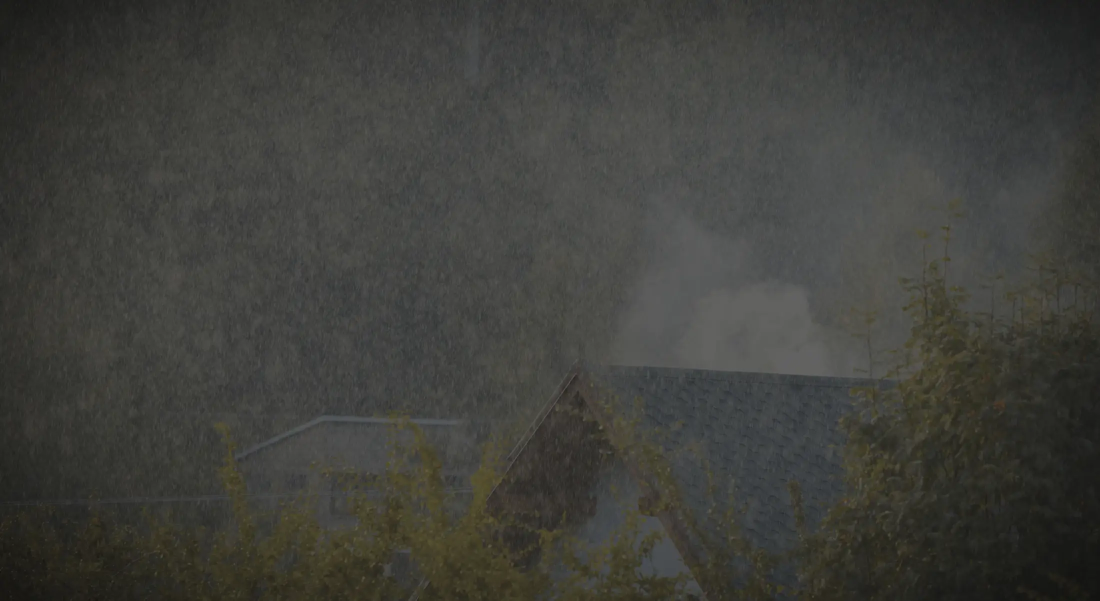
#> input picture images/hero-rain-roof.webp, 2200 x 1201 px, given in place of logo-lockup-white.png, which was not available (shown at 1/2 size)
$ python email_series_pdf.py
#> lines starting #> are read from the running program, lines starting #| are printed output that depends on the picture; pictures that were not available may be replaced by others from this repository, and a replacement may not be noted
### tools/social_render.py
#!/usr/bin/env python3
"""
Mistletoe Construction — social graphics renderer.
Reads post JSON from social/content/*.json, renders 1080x1350 PNGs to social/out/.
Brand: Edmund display (uppercase), Mulish body, evergreen + brand green + parchment.
Usage: python3 tools/social_render.py [--only d01a] [--sample]
"""
import json, os, sys, glob, math, random
from PIL import Image, ImageDraw, ImageFont, ImageFilter, ImageEnhance

ROOT = os.path.dirname(os.path.dirname(os.path.abspath(__file__)))
W, H = 1080, 1350
OUT = os.path.join(ROOT, "social", "out")

# ---------- Palette ----------
PINE950 = (18, 41, 26); PINE900 = (27, 61, 38); PINE800 = (35, 76, 48)
GREEN = (63, 145, 40); GREEN_B = (74, 167, 46); GREEN_L = (92, 187, 60)
PARCH = (245, 246, 243); CREAM = (252, 253, 251); MIST = (219, 229, 220)
INK = (31, 31, 31); INK_SOFT = (74, 82, 76); SAGE = (125, 154, 130)
WHITE = (255, 255, 255)

# ---------- Fonts ----------
def edmund(size): return ImageFont.truetype(os.path.join(ROOT, "fonts/edmund-bold.ttf"), size)
def mulish(size, weight=400):
    f = ImageFont.truetype(os.path.join(ROOT, "fonts/mulish-var.ttf"), size)
    f.set_variation_by_axes([weight]); return f

# ---------- Assets ----------
LOGO_WHITE = Image.open(os.path.join(ROOT, "images/logo-lockup-white.png")).convert("RGBA")
LOGO_BADGE = Image.open(os.path.join(ROOT, "images/logo-badge.png")).convert("RGBA")
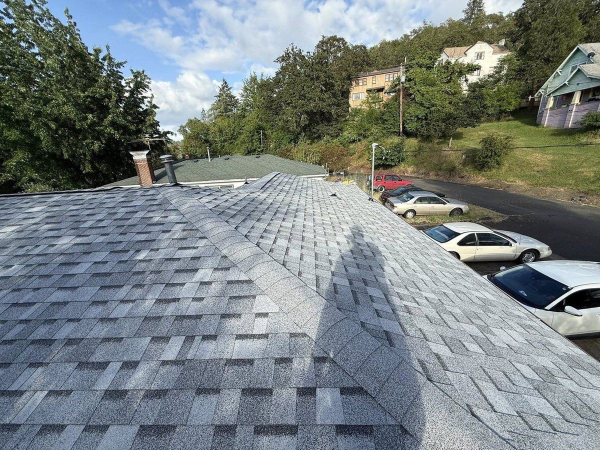
#> input picture images/project-1.jpg, 1200 x 900 px, given in place of logo-badge.png, which was not available (shown at 1/2 size)

def tint_dark_logo(img):
    """Recolor badge logo pixels to pine900 keeping alpha (badge is already dark; passthrough)."""
    return img

# ---------- Helpers ----------
# [103 lines left out: functions wrap, display_safe, fit_headline, draw_rain, grad_bg, footer and 4 more, not called in this run]

# ---------- Slide renderers ----------
def base_dark():
    img = grad_bg(PINE950, PINE800); draw_rain(img)
    return img

# [145 lines left out: functions base_light, base_photo, render_slide, cta_slide, render_post, main, not called in this run]

# [2 lines that do not run on import are left out]

### tools/email_series_pdf.py
#!/usr/bin/env python3
"""
Render the realtor educational email series as a stylized, on-brand PDF —
same design language as the social graphics (Edmund display, Mulish body,
evergreen + brand green + parchment). Cover + cadence timeline + the FULL
body of every email (auto-paginated when an email runs long).
Usage: python3 tools/email_series_pdf.py
"""
import os, sys
from PIL import Image, ImageDraw

sys.path.insert(0, os.path.dirname(os.path.abspath(__file__)))
from social_render import (edmund, mulish, wrap, display_safe,
                           PINE950, PINE900, PINE800, GREEN, GREEN_B, GREEN_L,
                           PARCH, CREAM, MIST, INK, INK_SOFT, SAGE, WHITE,
                           LOGO_WHITE, LOGO_BADGE, ROOT)

PW, PH = 1700, 2200
M = 120
BOTTOM = PH - 190
OUT = os.path.join(ROOT, "emails", "Mistletoe-Realtor-Email-Series.pdf")

FROM = "Alex Smith — Mistletoe Construction · alex@hi.mistletoeconstruction.com"
DAYS = [0, 4, 9, 15, 22, 31, 42, 56, 74, 96, 124, 160, 205, 260]

EMAILS = [
{"subject": "A roofer your Douglas County deals can actually count on",
 "body": """Hi {{first_name}},

I'm Alex Smith — I run Mistletoe Construction, a family-owned roofing company out of Riddle (Oregon CCB #255729, Owens Corning contractor). We work every town you sell in, from Roseburg to {{city_or_glide}}.

Here's why I'm in your inbox: roofs kill more Douglas County deals than almost anything else on the inspection report. Moss nobody dealt with, a 24-year-old shingle field, a mystery stain in the attic — and suddenly your closing date is a negotiation.

When that happens, you need a roofer who answers the phone, gets on the roof fast, and gives you a written, photographed answer you can hand to the other side. That's the entire way we operate.

Save this number: (541) 670-5005 — call or text either way. Over the next few weeks I'll send a handful of short notes on how we help agents specifically — pre-listing inspections, repair credits, roof certifications. No spam, and unsubscribing takes one click.

— Alex"""},

{"subject": "Price the roof before the buyer's inspector does",
 "body": """Hi {{first_name}},

The cheapest roof problem is the one your seller finds first.

A pre-listing roof inspection takes us about an hour. You get a written report with photos of every issue — moss, lifted shingles, flashing, boots, gutters — before the buyer's inspector climbs up there with their own camera.

What that buys your listing:
No surprises at negotiation. You already know what's up there and what it costs to fix.
Small fixes before showings. A $400 repair now beats a $4,000 credit demand later.
A document buyers trust. "Roof inspected and serviced last month, report attached" changes how a house reads.

We turn these around fast because listing timelines don't wait. Call or text (541) 670-5005 when you're prepping your next listing — even if the answer is "roof's fine, here's the proof," that's worth having in the folder.

— Alex, Mistletoe Construction · CCB #255729"""},

{"subject": "Repair credit vs. price cut: the roof math that saves deals",
 "body": """Hi {{first_name}},

When a roof issue shows up mid-transaction, there are three ways out — and they are not equal:

Price cut. Fast, but buyers mentally double the real repair cost. A $6,000 roof issue becomes a $12,000 ask.
Repair credit. Better — but lenders cap credits, and the buyer still closes on a broken roof they now have to manage.
Fix it before closing. Usually the cheapest path for your seller — because the repair costs what it costs, not what a nervous buyer fears it costs.

The catch with option three is speed: you need a licensed roofer who can quote from the inspection report within a day or two and get the work done inside the contingency window. That's a lane we've built our scheduling around — written scope, photos of the completed work, documentation for the file.

Next time an inspection report lands with a roofing section that makes everyone frown: (541) 670-5005. We'll give you real numbers the same week.

— Alex, Mistletoe Construction · CCB #255729"""},

{"subject": "That green roof is costing your seller money",
 "body": """Hi {{first_name}},

You've seen it on half your listings: the north roof slope is green. In the Umpqua Valley — 130+ rainy days a year — moss is basically a native species.

Two things every agent should know about it:
It reads as neglect. Buyers see a mossy roof and assume the whole house was maintained the same way. It suppresses offers well beyond the actual cost of fixing it.
Never let anyone pressure wash it. Pressure washing strips the protective granules and can void the shingle warranty — turning a cosmetic issue into a real one. (This one comes up constantly; it's worth remembering.)

Done right — gentle removal, treatment, zinc strips to keep it from coming back — a typical job runs a few hundred dollars and dramatically changes how a listing photographs. We can usually fit pre-listing moss work in fast, because we know photos are waiting.

Green roof on the next walkthrough? (541) 670-5005.

— Alex, Mistletoe Construction · CCB #255729"""},

{"subject": "\"How old is that roof?\" — what underwriters want to see",
 "body": """Hi {{first_name}},

"How old is that roof?" — the question that stalls files. The seller thinks 2012, the county shows no permit, and now underwriting or the buyer's insurer wants answers before anyone signs anything.

What actually satisfies that question is documentation from a licensed contractor: roof type and material, estimated remaining life, and condition of the field, flashing, and penetrations — in writing, with photos, from a company whose license number (CCB #255729) anyone can verify with the state in two minutes.

We write these up after a physical inspection, and they've settled everything from insurance-binder questions to "the appraiser flagged the roof" moments. Wet-season closings especially: insurers get nervous about Oregon roofs from October to May, and a current inspection letter calms the whole file down.

If a transaction needs a roof answer in writing, that's a same-week call for us: (541) 670-5005.

— Alex, Mistletoe Construction · CCB #255729"""},

{"subject": "Your pocket roofer for pending sales (tarps included)",
 "body": """Hi {{first_name}},

Here's the practical one — the three ways agents actually use us:

The 2 a.m. tarp. A storm hits a pending sale, water's coming in, closing is in twelve days. We tarp fast so the deal survives long enough to fix it properly. Save the number now, not that night: (541) 670-5005.
The honest opinion. Text us photos from a walkthrough and we'll tell you straight whether you're looking at a $500 repair or a replacement conversation — before your client falls in love or walks away.
The closing gift that isn't a candle. Our Home Care Membership ($49/mo — annual roof and gutter inspection, storm checks, priority service, photo reports) is a genuinely useful first-year gift for buyers new to Oregon roofs. Some agents cover the first few months; their clients remember it every time it rains.

That's the whole pitch: a licensed local roofer who treats your transaction timeline like it matters. Coffee's on us if you want to put a face to the name.

— Alex Smith, Mistletoe Construction · CCB #255729"""},

{"subject": "The 5 roof red flags you can spot at any showing",
 "body": """Hi {{first_name}},

You don't need to climb a ladder to read a roof. From the driveway, five things tell you most of the story:
Granules in the gutters or the downspout splash — the shingles are shedding their sun protection, and the clock is running.
Curling or cupping edges — heat and age; the field is near the end of its life.
Dark streaks or green fuzz — algae and moss; cosmetic now, costly if ignored.
A sagging or wavy ridgeline — possible decking or moisture trouble underneath; the one to take seriously.
Interior ceiling stains — a leak that's already inside the house.

None of these mean "walk away." They mean "know what you're looking at before you write or price." Spot one on a walkthrough? Snap a photo and text it to me — I'll tell you straight whether it's a $400 fix or a real conversation, no charge and no sales pitch.

Text a roof photo any time: (541) 670-5005.

— Alex, Mistletoe Construction · CCB #255729"""},

{"subject": "Metal vs. asphalt: what to tell buyers in the Umpqua Valley",
 "body": """Hi {{first_name}},

Buyers ask you about roofs, so here's the plain-English version you can repeat with confidence.

Asphalt shingles — most homes here. Lower upfront cost, 20–30 years in our climate, easy to repair and match. The right choice for most sellers and most budgets.

Metal — standing seam or exposed-fastener. Two to three times the cost upfront, but 40–70 years, sheds moss and rain beautifully, and carries a Class A fire rating that matters more every wildfire season. Buyers planning to stay put love it.

The honest answer to "which is better?" is "better for what?" — and being the agent who can actually explain that builds trust fast.

Our full buyer guides are on the site — lifespan, cost, resale — and you're welcome to forward them to any client chewing on the decision. Want the links, or a quick roof read on a specific listing? (541) 670-5005.

— Alex, Mistletoe Construction · CCB #255729"""},

{"subject": "Wildfire season and the roof questions buyers now ask",
 "body": """Hi {{first_name}},

Every summer more Oregon buyers ask the same thing: "Is this house safe if a fire comes through?" The roof is the first honest answer.

Three things worth knowing:
Class A is the standard. Most asphalt and all metal roofs we install carry the top fire rating — embers landing on the roof are the number-one way homes ignite, so this is the real protection.
The edges matter as much as the field. Ember-resistant vents, clean gutters, and enclosed eaves keep embers from getting underneath.
It's an insurance conversation now. Insurers are pricing — and even declining — based on roof age and fire resilience, so a current roof and documentation can keep a policy (and a closing) alive.

If you've got a listing in a higher-risk area, or a buyer who's nervous, I'll do a quick wildfire-resilience read on the roof and put it in writing.

(541) 670-5005.

— Alex, Mistletoe Construction · CCB #255729"""},

{"subject": "How to read a roof inspection report without panicking",
 "body": """Hi {{first_name}},

A roofing section on an inspection report can look scarier than it is. Here's how to triage one in thirty seconds:
Cosmetic / maintenance — moss, minor granule loss, a little debris, worn sealant. Real, cheap, and almost never a deal-breaker.
Component repairs — a few lifted shingles, a flashing detail, a pipe boot. Usually hundreds, not thousands, and quotable fast.
Systemic — widespread curling, multiple leaks, decking damage, a roof past its life. This is the replace-or-negotiate conversation, and it deserves a real number, not a guess.

The mistake is treating all three the same and letting a $600 problem read like a $16,000 one. Send me the report — I'll translate the roofing section into plain language and rough numbers, same day, so you walk into the negotiation knowing exactly where the leverage is.

Forward it any time: (541) 670-5005.

— Alex, Mistletoe Construction · CCB #255729"""},

{"subject": "Add $10k of curb-appeal value from the roofline down",
 "body": """Hi {{first_name}},

The fastest curb-appeal win most sellers skip is the top third of the house.

A tired roofline drags down every listing photo — streaked shingles, a sagging gutter, peeling fascia, a downspout hanging loose. Buyers read it as "deferred maintenance everywhere" before they've seen the kitchen.

The fix is usually cheap relative to the return: a soft-wash moss treatment, gutters cleaned and re-secured, fascia touched up, and — if the shingles are near end-of-life — knowing whether a fresh field is worth it before listing rather than after a lowball.

I'll walk a pre-listing roofline with you and hand over a short, prioritized punch list: what's worth doing, what's not, and what it costs. Most sellers spend a little and photograph a lot better.

Prepping a listing? (541) 670-5005.

— Alex, Mistletoe Construction · CCB #255729"""},

{"subject": "Financing a new roof so the deal still closes",
 "body": """Hi {{first_name}},

Sometimes the roof really does need replacing mid-deal — and that doesn't have to end the transaction. A few paths I've seen close:
Seller replaces before closing. Cleanest for everyone; the cost is the cost, and the listing gets a brand-new-roof headline.
Repair or replacement credit. Works within lender limits; the buyer closes and schedules the work.
Escrow holdback. Funds set aside at closing, roof done right after — keeps the timeline moving.
Buyer financing or our membership. Homeowner financing options, plus a maintenance membership that spreads care over time for buyers new to Oregon roofs.

The key is a fast, firm number so both sides negotiate reality instead of fear. I'll put together a one-page options sheet for a specific deal — real scope, real cost, real timeline — that you can hand to either side.

When a roof is the last thing standing between you and the table: (541) 670-5005.

— Alex, Mistletoe Construction · CCB #255729"""},

{"subject": "Winter listings: the roof problems that show up Nov-Feb",
 "body": """Hi {{first_name}},

Winter is when Oregon roofs tell the truth. The leaks that hid all summer show up the first week of steady rain — right when your winter inventory is trying to close.

What to watch from November on:
Water intrusion at valleys and flashing — summer-dry gaps that only leak under sustained rain.
Overflowing or ice-blocked gutters — water backing up under the shingle edge and into the fascia.
Attic condensation — poor ventilation that reads as a "leak" but is really trapped moisture, and spooks buyers either way.

A quick pre-winter or pre-listing check catches these before they become an inspection surprise or a mid-escrow emergency. And if one does pop during a pending sale, we tarp fast so the closing survives.

Got listings going live this winter? Let's get ahead of it: (541) 670-5005.

— Alex, Mistletoe Construction · CCB #255729"""},

{"subject": "Let's make it official: a referral partnership",
 "body": """Hi {{first_name}},

We've been in each other's orbit for a few months now — so here's the straight ask: let's make it a real partnership.

What that looks like from my side:
Priority service for anyone you send — your clients go to the front of the line, and they get an honest read, not an upsell.
Co-branded pre-listing roof reports — your name and logo on the documentation you hand sellers. It makes you look thorough, because you are.
A real thank-you for referrals that close — I take care of the people who take care of me, and I'll tell you exactly how.

You get a roofer who protects your closings and makes you look good doing it. I get to work with agents who value doing it right. That's the whole deal.

Grab fifteen minutes and let's set it up — coffee's on me: (541) 670-5005.

— Alex Smith, Mistletoe Construction · CCB #255729"""},
]


# [4 lines left out: function safe, not called in this run]


def vgrad(w, h, c1, c2):
#> called with w = 1700, h = 2200, c1 = (18, 41, 26), c2 = (35, 76, 48)
    base = Image.new("RGB", (w, h), c1); top = Image.new("RGB", (w, h), c2)
#> after `base = Image.new('RGB', (w, h), c1)`:
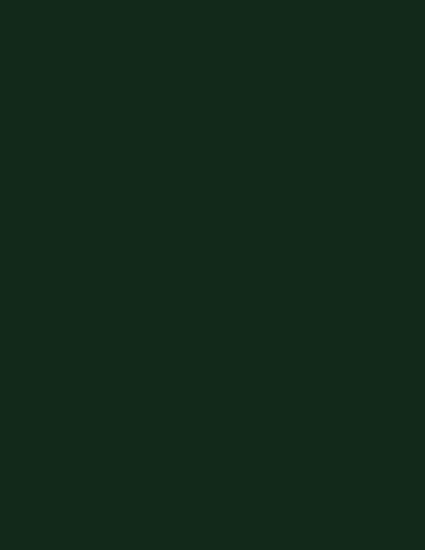
#> base: PIL image 1700x2200 RGB (shown at 1/4 size); mean R, G, B 18, 41, 26
#> after `top = Image.new('RGB', (w, h), c2)`:
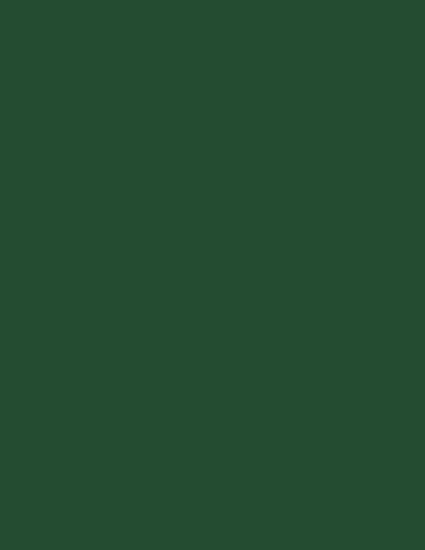
#> top: PIL image 1700x2200 RGB (shown at 1/4 size); mean R, G, B 35, 76, 48
    mask = Image.new("L", (w, h)); md = ImageDraw.Draw(mask)
    for y in range(h):
        md.line([(0, y), (w, y)], fill=int(255 * y / h))
    base.paste(top, (0, 0), mask); return base
#> after `base.paste(top, (0, 0), mask)`:
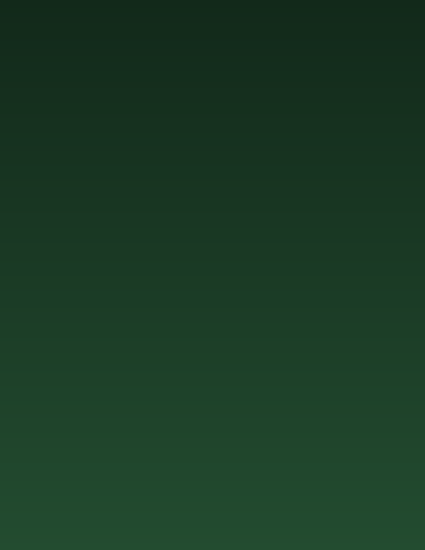
#> base: PIL image 1700x2200 RGB (shown at 1/4 size); mean R, G, B 26.5, 58.4, 37


def rain(d, x0, y0, x1, y1, n=26, alpha=30, seed=11):
#> called with x0 = 0, y0 = 0, x1 = 1700, y1 = 2200, n = 46, alpha = 22, seed = 11
    import random
    rnd = random.Random(seed)
    for _ in range(n):
        x = rnd.randint(x0, x1); y = rnd.randint(y0, y1); ln = rnd.randint(60, 150)
        d.line([(x, y), (x - 10, y + ln)], fill=(219, 229, 220, alpha), width=3)


# [6 lines left out: function foot, not called in this run]


def cover():
    img = vgrad(PW, PH, PINE950, PINE800).convert("RGBA"); d = ImageDraw.Draw(img)
    rain(d, 0, 0, PW, PH, n=46, alpha=22)
    lg = LOGO_WHITE.copy(); lg.thumbnail((720, 150)); img.paste(lg, ((PW - lg.width) // 2, 360), lg)
#> after `lg.thumbnail((720, 150))`:
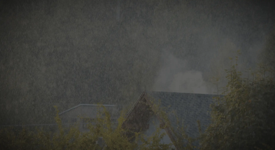
#> lg: PIL image 275x150 RGBA; mean R, G, B, A 63.3, 63.7, 59.2, 255
    d.rounded_rectangle([(PW - 120) // 2, 560, (PW + 120) // 2, 568], 4, fill=GREEN_L)
    f1 = edmund(150)
    for i, line in enumerate(["THE REALTOR", "EMAIL SERIES."]):
        d.text(((PW - f1.getlength(line)) / 2, 660 + i * 168), line, font=f1, fill=CREAM)
    f2 = mulish(54, 600)
    for i, line in enumerate(["14 educational emails · full copy · progressively spaced",
                              "The realtor + roofer playbook for Douglas County"]):
        d.text(((PW - f2.getlength(line)) / 2, 1080 + i * 80), line, font=f2, fill=MIST)
    f3 = mulish(40, 800)
    chip = "AUTOMATED DRIP · RESEND · FROM alex@hi.mistletoeconstruction.com"
    cw = f3.getlength(chip) + 72
    d.rounded_rectangle([(PW - cw) / 2, 1320, (PW + cw) / 2, 1392], 36, outline=GREEN_L, width=3)
    d.text(((PW - f3.getlength(chip)) / 2, 1338), chip, font=f3, fill=GREEN_L)
    lg2 = LOGO_WHITE.copy(); lg2.thumbnail((300, 60)); img.paste(lg2, (M, PH - 128), lg2)
    ff = mulish(32, 700); ft = "Mistletoe Construction LLC · (541) 670-5005 · CCB #255729"
    d.text((PW - M - ff.getlength(ft), PH - 104), ft, font=ff, fill=SAGE)
    return img.convert("RGB")


# [37 lines left out: function cadence, not called in this run]


class Flow:
    """Renders an email's full body across as many pages as it needs."""
    def __init__(self, idx):
        self.idx = idx; self.pages = []
        self._start(first=True)

    # [38 lines left out: function _start, not called in this run]

    def _flush(self):
        foot(self.img, self.d)
        self.pages.append(self.img.convert("RGB"))

    def _ensure(self, need):
        if self.y + need > BOTTOM:
            self._flush(); self._start(first=False)

    def line(self, text, font, x, lh, fill=INK):
        self._ensure(lh)
        self.d.text((x, self.y), text, font=font, fill=fill); self.y += lh

    def bullet_dot(self):
        self._ensure(0)
        self.d.ellipse([M + 4, self.y + 16, M + 20, self.y + 32], fill=GREEN)

    def gap(self, g): self.y += g

    # [28 lines left out: function build, not called in this run]


def main():
    Image.init()
    pages = [cover(), cadence()]
    for i in range(len(EMAILS)):
        pages += Flow(i).build()
    pages[0].save(OUT, "PDF", save_all=True, append_images=pages[1:], resolution=200)
    print("wrote", OUT, "·", len(pages), "pages ·", len(EMAILS), "emails (full body)")


if __name__ == "__main__":
#> (the run stopped early here; a loop or call above may not have finished)
